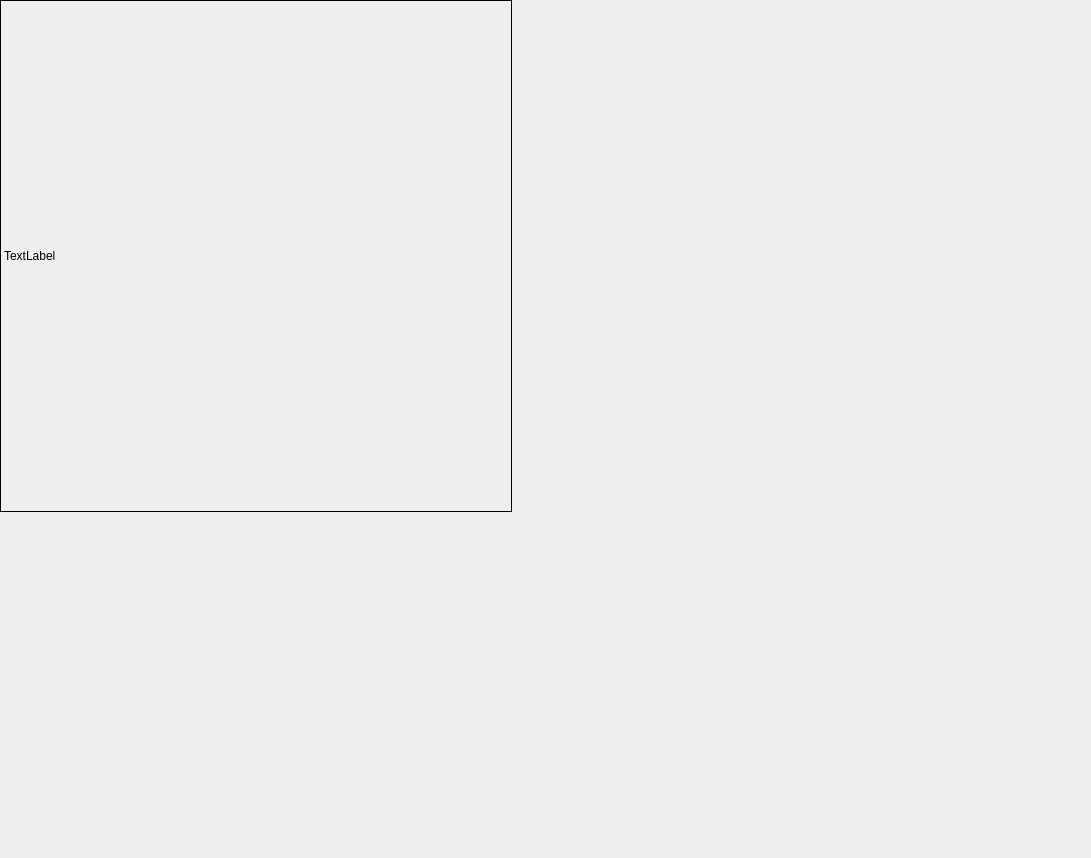
<?xml version="1.0" encoding="UTF-8"?>
<ui version="4.0">
 <class>SlmWindow</class>
 <widget class="QMainWindow" name="SlmWindow">
  <property name="enabled">
   <bool>true</bool>
  </property>
  <property name="geometry">
   <rect>
    <x>0</x>
    <y>0</y>
    <width>1091</width>
    <height>858</height>
   </rect>
  </property>
  <property name="windowTitle">
   <string>MainWindow</string>
  </property>
  <property name="iconSize">
   <size>
    <width>24</width>
    <height>24</height>
   </size>
  </property>
  <widget class="QWidget" name="centralwidget">
   <widget class="QLabel" name="imLabel">
    <property name="geometry">
     <rect>
      <x>0</x>
      <y>0</y>
      <width>512</width>
      <height>512</height>
     </rect>
    </property>
    <property name="frameShape">
     <enum>QFrame::Box</enum>
    </property>
    <property name="text">
     <string>TextLabel</string>
    </property>
   </widget>
  </widget>
  <widget class="QMenuBar" name="menubar">
   <property name="geometry">
    <rect>
     <x>0</x>
     <y>0</y>
     <width>1091</width>
     <height>21</height>
    </rect>
   </property>
  </widget>
 </widget>
 <resources/>
 <connections/>
</ui>
